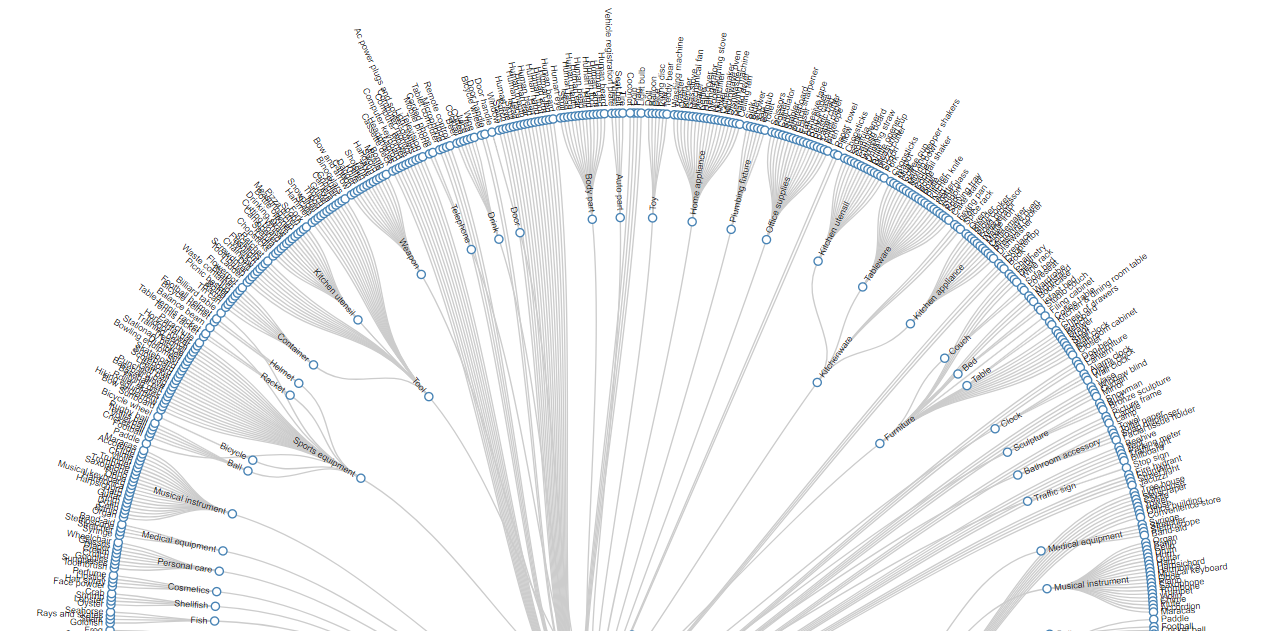
#> input picture Scripts/OIDv4_ToolKit/images/classes.png, 1271 x 631 px
$ python resize-images.py
#> lines starting #> are read from the running program, lines starting #| are printed output that depends on the picture
import os
from PIL import Image
import sys

#
# This will take in a folder of images and resize all the images in that folder to where
# the largest side of the image is the max size that the user entered
#
# This script is seperate from the other object detect scripts, however, it could be useful when trying to shrink image
# size to reduce memory usage
#

print("Enter the path to the folder containing the images you want to re-size")
folder_holding_orig_images = input("Path: ").replace("'", "").strip()
#> the answer given: OIDv4_ToolKit/images
max_size = int(input("Enter the max pixel size of the image (ex: 1024): "))
#> the answer given: 100

folder_for_resized_images = "new_" + str(max_size) + "_images"
os.chdir(folder_holding_orig_images)
os.mkdir(folder_for_resized_images)

print("Updating image sizes, this may take a while, enjoy some quiet time while you wait...")
for each_image_file in os.listdir(folder_holding_orig_images):
  if each_image_file.endswith("jpg") or each_image_file.endswith("jpeg") or each_image_file.endswith("png"):
    orig_img = Image.open(each_image_file)
#> orig_img is the input picture: PIL image 1271x631 RGBA; mean R, G, B, A 240.4, 241.1, 241.7, 255
    new_file_path = os.path.join(folder_for_resized_images, each_image_file)
    aspect_ratio = orig_img.width / orig_img.height
#> aspect_ratio = 2.01

    if orig_img.width > orig_img.height:
      new_width = max_size
      new_height = int(new_width / aspect_ratio)
#> new_height = 49
    if orig_img.height > orig_img.width:
      new_height = max_size
      new_width = int(new_height * aspect_ratio)

    new_image = orig_img.resize((new_width, new_height))
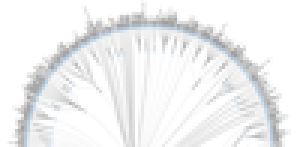
#> new_image: PIL image 100x49 RGBA (shown 3 times larger); mean R, G, B, A 240.2, 240.9, 241.5, 255
#> pass 3 of the loop `for each_image_file in os.listdir(folder_holding_orig_images):`:
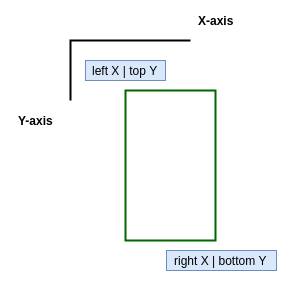
#> input picture Scripts/OIDv4_ToolKit/images/rectangle.png, 287 x 281 px
#> orig_img is the input picture: PIL image 287x281 RGBA; mean R, G, B, A 9.3, 11.8, 11.1, 17.7
#> `new_image = orig_img.resize((new_width, new_height))`:
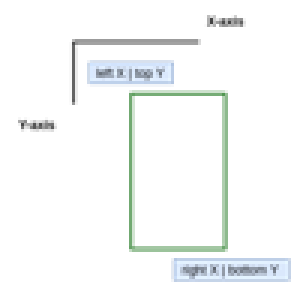
#> new_image: PIL image 100x97 RGBA (shown 3 times larger); mean R, G, B, A 10.4, 15, 13, 18; transparent parts drawn white

    new_image.save(new_file_path)

print("Image size update complete")
